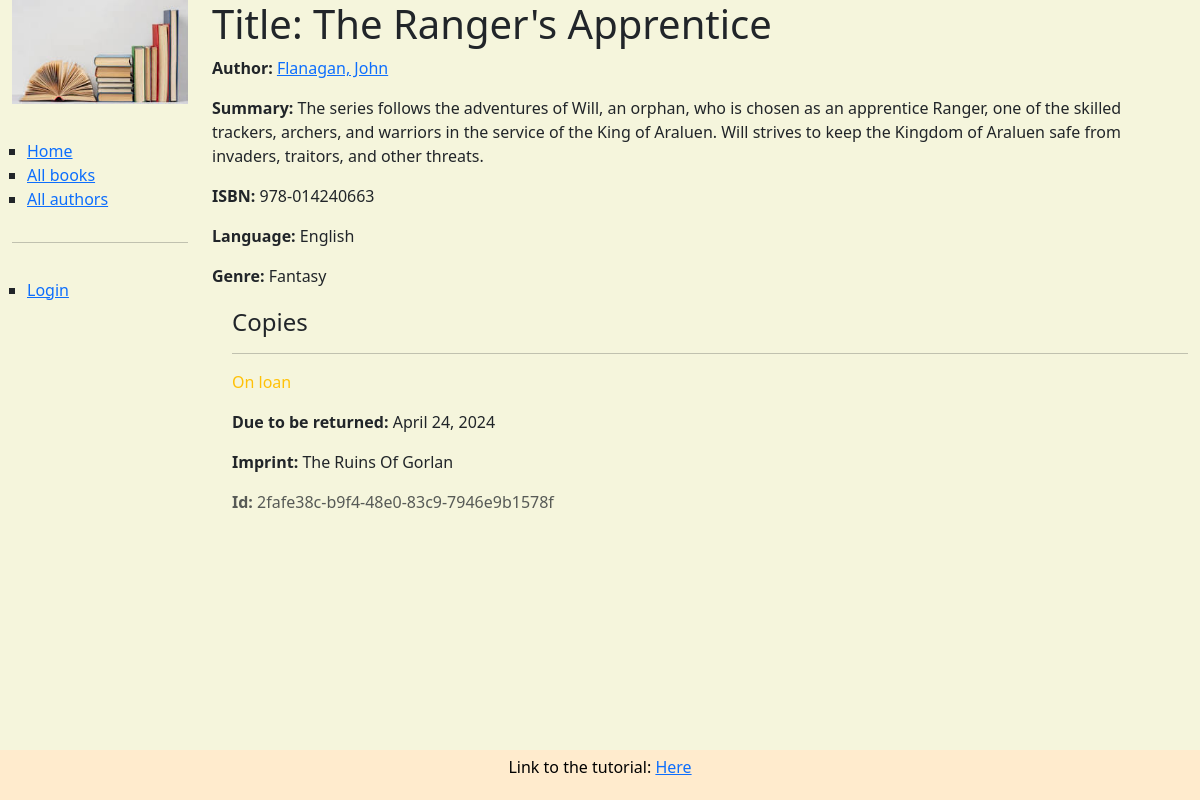
/catalog/book/1, run on the app's committed database.
### catalog/models.py (models this page shows, shortened)
class Book(models.Model):
    title = models.CharField(max_length=200)
    author = models.ForeignKey('Author', on_delete=models.RESTRICT, null=True)
    summary = models.TextField(
        max_length=1000, help_text="Enter a brief description of the book")
    isbn = models.CharField('ISBN', max_length=13,
                            unique=True,
                            help_text='13 Character <a href="https://www.isbn-international.org/content/what-isbn'
                                      '">ISBN number</a>')
    genre = models.ManyToManyField(
        Genre, help_text="Select a genre for this book")
    language = models.ForeignKey('Language', on_delete=models.SET_NULL, null = True)
    def display_genre(self):
        return ', '.join(genre.name for genre in self.genre.all()[:3])
    display_genre.short_description = 'Genre'

class Author(models.Model):
    first_name = models.CharField(max_length=100)
    last_name = models.CharField(max_length=100)
    date_of_birth = models.DateField(null=True, blank=True)
    date_of_death = models.DateField('Died', null=True, blank=True)
    class Meta:
        ordering = ['last_name', 'first_name']
    def get_absolute_url(self):
        return reverse('author-detail', args=[str(self.id)])
    def __str__(self):
        return f'{self.last_name}, {self.first_name}'

class Language(models.Model):
    name = models.CharField(max_length=50, unique=True)
    def __str__ (self):
        return self.name

class Genre(models.Model):
    name = models.CharField(
        max_length=200,
        unique=True,
        help_text="Enter a book genre (e.g. Science Fiction, French Poetry etc.)"
    )
    def __str__(self):
        return self.name
    class Meta:
        constraints = [
            UniqueConstraint(
                Lower('name'),
                name='genre_name_case_insensitive_unique',
                violation_error_message = "Genre already exists (case insensitive match)"
            ),
        ]

class BookInstance(models.Model):
    id = models.UUIDField(primary_key=True, default=uuid.uuid4,
                          help_text="Unique ID for this particular book across whole library")
    book = models.ForeignKey('Book', on_delete=models.RESTRICT, null=True)
    imprint = models.CharField(max_length=200)
    due_back = models.DateField(null=True, blank=True)
    borrower = models.ForeignKey(settings.AUTH_USER_MODEL, on_delete=models.SET_NULL, null=True, blank=True)
    LOAN_STATUS = (
        ('m', 'Maintenance'),
        ('o', 'On loan'),
        ('a', 'Available'),
        ('r', 'Reserved'),
    )
    status = models.CharField(
        max_length=1,
        choices=LOAN_STATUS,
        blank=True,
        default='m',
        help_text='Book availability',
    )
    class Meta:
        ordering = ['due_back']
        permissions = (("can_mark_returned", "Set book as returned"),)

### catalog/views.py (the view)
# urls.py: path('book/<int:pk>', views.BookDetailView.as_view(), name='book-detail'),
class BookDetailView(generic.DetailView):
    model = Book
    paginate_by = 10

### catalog/templates/catalog/book_detail.html (shortened to what this page needs)
{% extends "base_generic.html" %}
{% block content %}
  <h1>Title: {{ book.title }}</h1>
  <p><strong>Author:</strong> <a href="{{ book.author.get_absolute_url }}">{{ book.author }}</a></p>
  <p><strong>Summary:</strong> {{ book.summary }}</p>
  <p><strong>ISBN:</strong> {{ book.isbn }}</p>
  <p><strong>Language:</strong> {{ book.language }}</p>
  <p><strong>Genre:</strong> {{ book.genre.all|join:", " }}</p>
  <div style="margin-left:20px;margin-top:20px">
    <h4>Copies</h4>
    {% for copy in book.bookinstance_set.all %}
      <hr />
      <p
        class="{% if copy.status == 'a' %}text-success{% elif copy.status == 'm' %}text-danger{% else %}text-warning{% endif %}">
        {{ copy.get_status_display }}
      </p>
      {% if copy.status != 'a' %}
        <p><strong>Due to be returned:</strong> {{ copy.due_back }}</p>
      {% endif %}
      <p><strong>Imprint:</strong> {{ copy.imprint }}</p>
      <p class="text-muted"><strong>Id:</strong> {{ copy.id }}</p>
    {% endfor %}
  </div>
{% endblock %}
{% block sidebar %}
  {{ block.super }}
{% endblock %}

### catalog/static/css/styles.css (style rules this page uses)
body { background-color: beige; }

### data on the page
Book: author "Flanagan, John", summary "The series follows the adventures of Will, an orphan, who is chosen as an apprentice Ranger, one of the skilled trackers, archers, and warriors in the service of the King of Araluen. Will strives to keep the Kingdom of Araluen safe from invaders, traitors, and other threats.", isbn "978-014240663", language "English", genre.all "Fantasy"
BookInstance: status "On loan", due_back "April 24, 2024", imprint "The Ruins Of Gorlan", id "2fafe38c-b9f4-48e0-83c9-7946e9b1578f"
